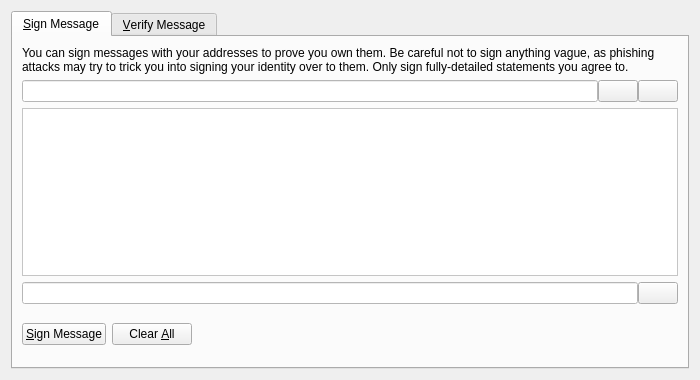
<?xml version="1.0" encoding="UTF-8"?>
<ui version="4.0">
 <class>SignVerifyMessageDialog</class>
 <widget class="QDialog" name="SignVerifyMessageDialog">
  <property name="geometry">
   <rect>
    <x>0</x>
    <y>0</y>
    <width>700</width>
    <height>380</height>
   </rect>
  </property>
  <property name="windowTitle">
   <string>Signatures - Sign / Verify a Message</string>
  </property>
  <property name="modal">
   <bool>true</bool>
  </property>
  <layout class="QVBoxLayout" name="verticalLayout">
   <item>
    <widget class="QTabWidget" name="tabWidget">
     <property name="currentIndex">
      <number>0</number>
     </property>
     <widget class="QWidget" name="tabSignMessage">
      <attribute name="title">
       <string>&amp;Sign Message</string>
      </attribute>
      <layout class="QVBoxLayout" name="verticalLayout_SM">
       <item>
        <widget class="QLabel" name="infoLabel_SM">
         <property name="text">
          <string>You can sign messages with your addresses to prove you own them. Be careful not to sign anything vague, as phishing attacks may try to trick you into signing your identity over to them. Only sign fully-detailed statements you agree to.</string>
         </property>
         <property name="textFormat">
          <enum>Qt::PlainText</enum>
         </property>
         <property name="wordWrap">
          <bool>true</bool>
         </property>
        </widget>
       </item>
       <item>
        <layout class="QHBoxLayout" name="horizontalLayout_1_SM">
         <property name="spacing">
          <number>0</number>
         </property>
         <item>
          <widget class="QValidatedLineEdit" name="addressIn_SM">
           <property name="toolTip">
            <string>The address to sign the message with (e.g. 4Zo1ga6xuKuQ7JV7M9rGDoxdbYwV5zgQJ5)</string>
           </property>
           <property name="styleSheet">
            <string notr="true">background-color:#ffffff;color:#000000;</string>
           </property>
           <property name="maxLength">
            <number>34</number>
           </property>
          </widget>
         </item>
         <item>
          <widget class="QPushButton" name="addressBookButton_SM">
           <property name="toolTip">
            <string>Choose an address from the address book</string>
           </property>
           <property name="text">
            <string/>
           </property>
           <property name="icon">
            <iconset resource="../bitcoin.qrc">
             <normaloff>:/icons/address-book</normaloff>:/icons/address-book</iconset>
           </property>
           <property name="shortcut">
            <string>Alt+A</string>
           </property>
           <property name="autoDefault">
            <bool>false</bool>
           </property>
          </widget>
         </item>
         <item>
          <widget class="QPushButton" name="pasteButton_SM">
           <property name="toolTip">
            <string>Paste address from clipboard</string>
           </property>
           <property name="text">
            <string/>
           </property>
           <property name="icon">
            <iconset resource="../bitcoin.qrc">
             <normaloff>:/icons/editpaste</normaloff>:/icons/editpaste</iconset>
           </property>
           <property name="shortcut">
            <string>Alt+P</string>
           </property>
           <property name="autoDefault">
            <bool>false</bool>
           </property>
          </widget>
         </item>
        </layout>
       </item>
       <item>
        <widget class="QPlainTextEdit" name="messageIn_SM">
         <property name="toolTip">
          <string>Enter the message you want to sign here</string>
         </property>
         <property name="styleSheet">
          <string notr="true">background-color:#ffffff;color:#000000;</string>
         </property>
        </widget>
       </item>
       <item>
        <layout class="QHBoxLayout" name="horizontalLayout_2_SM">
         <property name="spacing">
          <number>0</number>
         </property>
         <item>
          <widget class="QLineEdit" name="signatureOut_SM">
           <property name="font">
            <font>
             <italic>true</italic>
            </font>
           </property>
           <property name="styleSheet">
            <string notr="true">background-color:#ffffff;color:#000000;</string>
           </property>
           <property name="readOnly">
            <bool>true</bool>
           </property>
          </widget>
         </item>
         <item>
          <widget class="QPushButton" name="copySignatureButton_SM">
           <property name="toolTip">
            <string>Copy the current signature to the system clipboard</string>
           </property>
           <property name="text">
            <string/>
           </property>
           <property name="icon">
            <iconset resource="../bitcoin.qrc">
             <normaloff>:/icons/editcopy</normaloff>:/icons/editcopy</iconset>
           </property>
           <property name="autoDefault">
            <bool>false</bool>
           </property>
          </widget>
         </item>
        </layout>
       </item>
       <item>
        <layout class="QHBoxLayout" name="horizontalLayout_3_SM">
         <item>
          <widget class="QPushButton" name="signMessageButton_SM">
           <property name="toolTip">
            <string>Sign the message to prove you own this Lucky7Coin address</string>
           </property>
           <property name="text">
            <string>&amp;Sign Message</string>
           </property>
           <property name="icon">
            <iconset resource="../bitcoin.qrc">
             <normaloff>:/icons/edit</normaloff>:/icons/edit</iconset>
           </property>
           <property name="autoDefault">
            <bool>false</bool>
           </property>
          </widget>
         </item>
         <item>
          <widget class="QPushButton" name="clearButton_SM">
           <property name="toolTip">
            <string>Reset all sign message fields</string>
           </property>
           <property name="text">
            <string>Clear &amp;All</string>
           </property>
           <property name="icon">
            <iconset resource="../bitcoin.qrc">
             <normaloff>:/icons/remove</normaloff>:/icons/remove</iconset>
           </property>
           <property name="autoDefault">
            <bool>false</bool>
           </property>
          </widget>
         </item>
         <item>
          <spacer name="horizontalSpacer_1_SM">
           <property name="orientation">
            <enum>Qt::Horizontal</enum>
           </property>
           <property name="sizeHint" stdset="0">
            <size>
             <width>40</width>
             <height>48</height>
            </size>
           </property>
          </spacer>
         </item>
         <item>
          <widget class="QLabel" name="statusLabel_SM">
           <property name="font">
            <font>
             <weight>75</weight>
             <bold>true</bold>
            </font>
           </property>
           <property name="text">
            <string/>
           </property>
           <property name="wordWrap">
            <bool>true</bool>
           </property>
          </widget>
         </item>
         <item>
          <spacer name="horizontalSpacer_2_SM">
           <property name="orientation">
            <enum>Qt::Horizontal</enum>
           </property>
           <property name="sizeHint" stdset="0">
            <size>
             <width>40</width>
             <height>48</height>
            </size>
           </property>
          </spacer>
         </item>
        </layout>
       </item>
      </layout>
     </widget>
     <widget class="QWidget" name="tabVerifyMessage">
      <attribute name="title">
       <string>&amp;Verify Message</string>
      </attribute>
      <layout class="QVBoxLayout" name="verticalLayout_VM">
       <item>
        <widget class="QLabel" name="infoLabel_VM">
         <property name="text">
          <string>Enter the signing address, message (ensure you copy line breaks, spaces, tabs, etc. exactly) and signature below to verify the message. Be careful not to read more into the signature than what is in the signed message itself, to avoid being tricked by a man-in-the-middle attack.</string>
         </property>
         <property name="textFormat">
          <enum>Qt::PlainText</enum>
         </property>
         <property name="alignment">
          <set>Qt::AlignLeading|Qt::AlignLeft|Qt::AlignTop</set>
         </property>
         <property name="wordWrap">
          <bool>true</bool>
         </property>
        </widget>
       </item>
       <item>
        <layout class="QHBoxLayout" name="horizontalLayout_1_VM">
         <property name="spacing">
          <number>0</number>
         </property>
         <item>
          <widget class="QValidatedLineEdit" name="addressIn_VM">
           <property name="toolTip">
            <string>The address the message was signed with (e.g. 4Zo1ga6xuKuQ7JV7M9rGDoxdbYwV5zgQJ5)</string>
           </property>
           <property name="styleSheet">
            <string notr="true">background-color:#ffffff;color:#000000;</string>
           </property>
           <property name="maxLength">
            <number>34</number>
           </property>
          </widget>
         </item>
         <item>
          <widget class="QPushButton" name="addressBookButton_VM">
           <property name="toolTip">
            <string>Choose an address from the address book</string>
           </property>
           <property name="text">
            <string/>
           </property>
           <property name="icon">
            <iconset resource="../bitcoin.qrc">
             <normaloff>:/icons/address-book</normaloff>:/icons/address-book</iconset>
           </property>
           <property name="shortcut">
            <string>Alt+A</string>
           </property>
           <property name="autoDefault">
            <bool>false</bool>
           </property>
          </widget>
         </item>
        </layout>
       </item>
       <item>
        <widget class="QPlainTextEdit" name="messageIn_VM">
         <property name="styleSheet">
          <string notr="true">background-color:#ffffff;color:#000000;</string>
         </property>
        </widget>
       </item>
       <item>
        <widget class="QValidatedLineEdit" name="signatureIn_VM">
         <property name="styleSheet">
          <string notr="true">background-color:#ffffff;color:#000000;</string>
         </property>
        </widget>
       </item>
       <item>
        <layout class="QHBoxLayout" name="horizontalLayout_2_VM">
         <item>
          <widget class="QPushButton" name="verifyMessageButton_VM">
           <property name="toolTip">
            <string>Verify the message to ensure it was signed with the specified Lucky7Coin address</string>
           </property>
           <property name="text">
            <string>&amp;Verify Message</string>
           </property>
           <property name="icon">
            <iconset resource="../bitcoin.qrc">
             <normaloff>:/icons/transaction_0</normaloff>:/icons/transaction_0</iconset>
           </property>
           <property name="autoDefault">
            <bool>false</bool>
           </property>
          </widget>
         </item>
         <item>
          <widget class="QPushButton" name="clearButton_VM">
           <property name="toolTip">
            <string>Reset all verify message fields</string>
           </property>
           <property name="text">
            <string>Clear &amp;All</string>
           </property>
           <property name="icon">
            <iconset resource="../bitcoin.qrc">
             <normaloff>:/icons/remove</normaloff>:/icons/remove</iconset>
           </property>
           <property name="autoDefault">
            <bool>false</bool>
           </property>
          </widget>
         </item>
         <item>
          <spacer name="horizontalSpacer_1_VM">
           <property name="orientation">
            <enum>Qt::Horizontal</enum>
           </property>
           <property name="sizeHint" stdset="0">
            <size>
             <width>40</width>
             <height>48</height>
            </size>
           </property>
          </spacer>
         </item>
         <item>
          <widget class="QLabel" name="statusLabel_VM">
           <property name="font">
            <font>
             <weight>75</weight>
             <bold>true</bold>
            </font>
           </property>
           <property name="text">
            <string/>
           </property>
           <property name="wordWrap">
            <bool>true</bool>
           </property>
          </widget>
         </item>
         <item>
          <spacer name="horizontalSpacer_2_VM">
           <property name="orientation">
            <enum>Qt::Horizontal</enum>
           </property>
           <property name="sizeHint" stdset="0">
            <size>
             <width>40</width>
             <height>48</height>
            </size>
           </property>
          </spacer>
         </item>
        </layout>
       </item>
      </layout>
     </widget>
    </widget>
   </item>
  </layout>
 </widget>
 <customwidgets>
  <customwidget>
   <class>QValidatedLineEdit</class>
   <extends>QLineEdit</extends>
   <header>qvalidatedlineedit.h</header>
  </customwidget>
 </customwidgets>
 <resources>
  <include location="../bitcoin.qrc"/>
 </resources>
 <connections/>
</ui>
